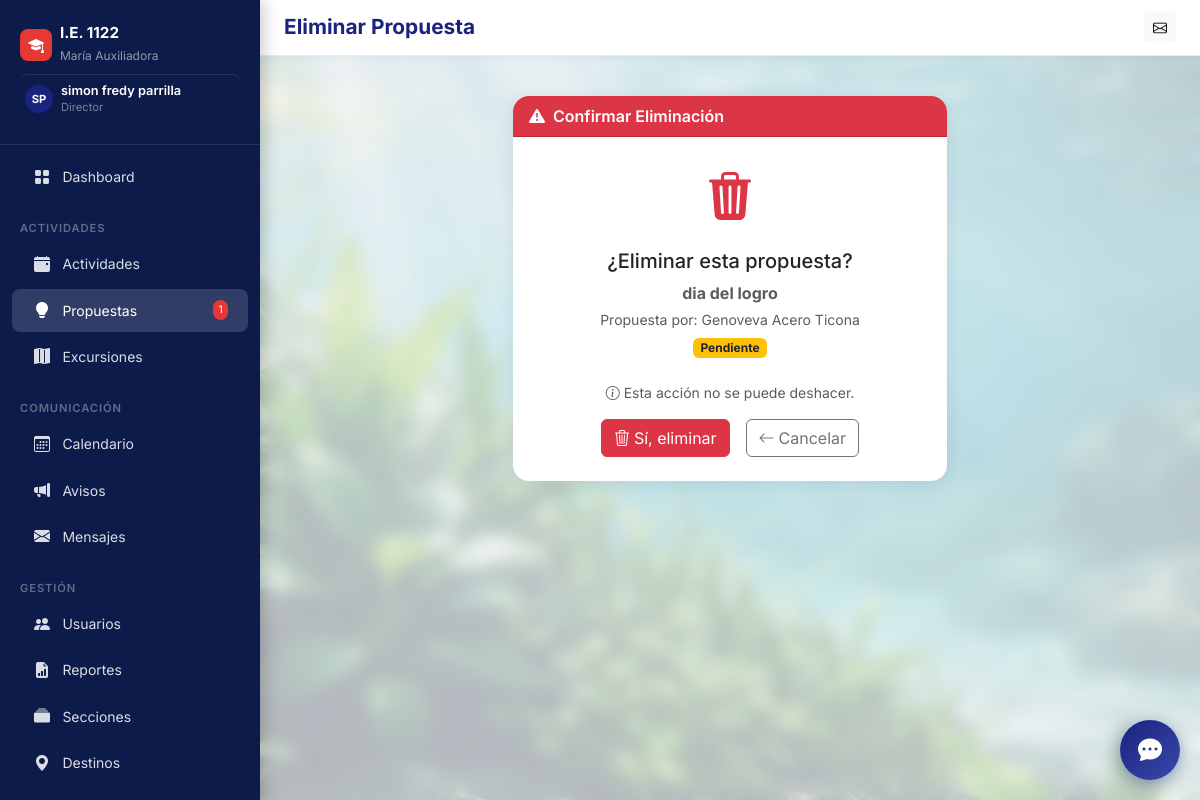
/propuestas/15/eliminar/ (signed in), run on the app's committed database.
### core/models.py (models this page shows, shortened)
class User(AbstractUser):
    ROLE_CHOICES = [
        ('director', 'Director'),
        ('docente', 'Docente'),
    ]
    role = models.CharField(max_length=20, choices=ROLE_CHOICES, default='docente', verbose_name='Rol')
    email = models.EmailField(unique=True, verbose_name='Correo electrónico')
    telefono = models.CharField(max_length=15, blank=True, verbose_name='Teléfono')
    fecha_nacimiento = models.DateField(null=True, blank=True, verbose_name='Fecha de nacimiento')
    foto_perfil = models.ImageField(upload_to='perfiles/', blank=True, null=True, verbose_name='Foto de perfil')
    seccion_asignada = models.CharField(max_length=50, blank=True, verbose_name='Sección / Grado asignado', help_text='Ej: 3B, 5A, ED.FISICA')
    class Meta:
        verbose_name = 'Usuario'
        verbose_name_plural = 'Usuarios'
    @property
    def is_director(self):
        return self.role == 'director'

class PropuestaActividad(models.Model):
    ESTADO_CHOICES = [
        ('pendiente', 'Pendiente'),
        ('aprobada', 'Aprobada'),
        ('rechazada', 'Rechazada'),
    ]
    titulo = models.CharField(max_length=300, verbose_name='Título de la propuesta')
    descripcion = models.TextField(verbose_name='Descripción')
    propuesta_por = models.ForeignKey(
        User,
        on_delete=models.CASCADE,
        related_name='propuestas',
        verbose_name='Propuesto por'
    )
    estado = models.CharField(
        max_length=20,
        choices=ESTADO_CHOICES,
        default='pendiente',
        verbose_name='Estado'
    )
    observacion_admin = models.TextField(
        blank=True,
        verbose_name='Observación del director',
        help_text='Comentario del director al aprobar o rechazar'
    )
    fecha_propuesta = models.DateTimeField(auto_now_add=True)
    fecha_revision = models.DateTimeField(null=True, blank=True)
    fecha_actividad_propuesta = models.DateField(null=True, blank=True, verbose_name='Fecha propuesta para la actividad')
    revisado_por = models.ForeignKey(
        User,
        on_delete=models.SET_NULL,
        null=True, blank=True,
        related_name='propuestas_revisadas',
        verbose_name='Revisado por'
    )
    class Meta:
        verbose_name = 'Propuesta de Actividad'
        verbose_name_plural = 'Propuestas de Actividades'
        ordering = ['-fecha_propuesta']

### core/views.py (the view)
# urls.py: path('propuestas/<int:pk>/eliminar/', views.propuesta_eliminar, name='propuesta_eliminar'),
@director_required
def propuesta_eliminar(request, pk):
    propuesta = get_object_or_404(PropuestaActividad, pk=pk)
    if request.method == 'POST':
        titulo = propuesta.titulo
        propuesta.delete()
        messages.success(request, f'Propuesta "{titulo}" eliminada correctamente.')
        return redirect('propuestas_lista')
    return render(request, 'propuestas/confirmar_eliminar.html', {'propuesta': propuesta})

### core/context_processors.py (called while the page is built)
def global_context(request):
    if request.user.is_authenticated:
        mensajes_no_leidos = Mensaje.objects.filter(
            para_usuario=request.user, leido=False
        ).count()
        pendientes_count = 0
        if request.user.is_director:
            pendientes_count = PropuestaActividad.objects.filter(estado='pendiente').count()
        return {
            'mensajes_no_leidos': mensajes_no_leidos,
            'pendientes_count': pendientes_count,
        }
    return {}

### core/views.py (called while the page is built)
def director_required(view_func):
    @functools.wraps(view_func)
    @login_required
    def wrapper(request, *args, **kwargs):
        if not request.user.is_director:
            messages.error(request, 'Acceso restringido: solo el director puede realizar esta acción.')
            return redirect('dashboard')
        return view_func(request, *args, **kwargs)
    return wrapper

### templates/propuestas/confirmar_eliminar.html (shortened to what this page needs)
{% extends 'base.html' %}
{% block page_title %}Eliminar Propuesta{% endblock %}
{% block content %}
<div class="row justify-content-center">
  <div class="col-md-6">
    <div class="card border-danger">
      <div class="card-header bg-danger text-white">
        <i class="bi bi-exclamation-triangle-fill me-2"></i>Confirmar Eliminación
      </div>
      <div class="card-body text-center py-4">
        <div class="mb-3">
          <i class="bi bi-trash3-fill text-danger" style="font-size:3rem;"></i>
        </div>
        <h5 class="mb-2">¿Eliminar esta propuesta?</h5>
        <p class="text-muted mb-1">
          <strong>{{ propuesta.titulo }}</strong>
        </p>
        <p class="text-muted small mb-1">
          Propuesta por: {{ propuesta.propuesta_por.get_full_name|default:propuesta.propuesta_por.username }}
        </p>
        <span class="badge
          {% if propuesta.estado == 'aprobada' %}bg-success
          {% elif propuesta.estado == 'rechazada' %}bg-danger
          {% elif propuesta.estado == 'pendiente' %}bg-warning text-dark
          {% else %}bg-secondary{% endif %} mb-3">
          {{ propuesta.get_estado_display }}
        </span>
        <p class="text-muted small mt-2">
          <i class="bi bi-info-circle me-1"></i>Esta acción no se puede deshacer.
        </p>
        <div class="d-flex justify-content-center gap-3 mt-3">
          <form method="post">
            <button type="submit" class="btn btn-danger">
              <i class="bi bi-trash3 me-1"></i>Sí, eliminar
            </button>
          </form>
          <a href="{% url 'propuestas_lista' %}" class="btn btn-outline-secondary">
            <i class="bi bi-arrow-left me-1"></i>Cancelar
          </a>
        </div>
      </div>
    </div>
  </div>
</div>
{% endblock %}

### templates/base.html (shortened to what this page needs)
<!DOCTYPE html>
<html lang="es">
<head>
  <link href="https://cdn.jsdelivr.net/npm/bootstrap@5.3.3/dist/css/bootstrap.min.css" rel="stylesheet">
  <link href="https://cdn.jsdelivr.net/npm/bootstrap-icons@1.11.3/font/bootstrap-icons.css" rel="stylesheet">
</head>
<body>
  <nav id="sidebar">
    <div class="sidebar-brand">
      <div class="d-flex align-items-center gap-2 mb-1">
        <div
          style="background:#e53935;width:32px;height:32px;border-radius:8px;display:flex;align-items:center;justify-content:center;">
          <i class="bi bi-mortarboard-fill text-white"></i>
        </div>
        <div>
          <h6>I.E. 1122</h6>
          <small>María Auxiliadora</small>
        </div>
      </div>
      {% if user.is_authenticated %}
      <a href="{% url 'perfil' %}" class="text-decoration-none d-flex align-items-center gap-2 mt-2 pt-2 profile-link"
        style="border-top:1px solid rgba(255,255,255,0.1)">
        {% if user.foto_perfil %}
        <img src="{{ user.foto_perfil.url }}" class="rounded-circle" width="28" height="28" style="object-fit:cover;">
        {% else %}
        <div class="avatar-placeholder" style="width:28px;height:28px;font-size:.7rem;">
          {{ user.first_name|first|upper }}{{ user.last_name|first|upper }}
        </div>
        {% endif %}
        <div>
          <div style="color:#fff;font-size:.8rem;font-weight:600;line-height:1.2;">
            {{ user.get_full_name|default:user.username }}
          </div>
          <div style="color:rgba(255,255,255,.45);font-size:.7rem;">
            {{ user.get_role_display }}
          </div>
        </div>
      </a>
      {% endif %}
    </div>
    <ul class="nav flex-column py-2">
      <li><a class="nav-link {% if request.resolver_match.url_name == 'dashboard' %}active{% endif %}"
          href="{% url 'dashboard' %}">
          <i class="bi bi-grid-fill"></i> Dashboard
        </a></li>
      <div class="nav-section">Actividades</div>
      <li><a class="nav-link {% if 'actividades' in request.path %}active{% endif %}"
          href="{% url 'actividades_lista' %}">
          <i class="bi bi-calendar-event-fill"></i> Actividades
        </a></li>
      <li><a class="nav-link {% if 'propuestas' in request.path %}active{% endif %}"
          href="{% url 'propuestas_lista' %}">
          <i class="bi bi-lightbulb-fill"></i> Propuestas
          {% if user.is_director %}
          {% with cnt=pendientes_count %}{% if cnt %}<span class="badge-count">{{ cnt }}</span>{% endif %}{% endwith %}
          {% endif %}
        </a></li>
      <li><a class="nav-link {% if 'excursiones' in request.path %}active{% endif %}"
          href="{% url 'excursiones_lista' %}">
          <i class="bi bi-map-fill"></i> Excursiones
        </a></li>
      <div class="nav-section">Comunicación</div>
      <li><a class="nav-link {% if 'calendario' in request.path %}active{% endif %}"
          href="{% url 'calendario_actividades' %}">
          <i class="bi bi-calendar3"></i> Calendario
        </a></li>
      <li><a class="nav-link {% if 'avisos' in request.path %}active{% endif %}" href="{% url 'avisos_lista' %}">
          <i class="bi bi-megaphone-fill"></i> Avisos
        </a></li>
      <li><a class="nav-link {% if 'mensajes' in request.path %}active{% endif %}" href="{% url 'mensajes_bandeja' %}">
          <i class="bi bi-envelope-fill"></i> Mensajes
        </a></li>
      {% if user.is_director %}
      <div class="nav-section">Gestión</div>
      <li><a class="nav-link {% if 'usuarios' in request.path %}active{% endif %}" href="{% url 'usuarios_lista' %}">
          <i class="bi bi-people-fill"></i> Usuarios
        </a></li>
      <li><a class="nav-link {% if 'reportes' in request.path %}active{% endif %}" href="{% url 'reportes_panel' %}">
          <i class="bi bi-file-earmark-bar-graph-fill"></i> Reportes
        </a></li>
      <li><a class="nav-link {% if 'secciones' in request.path %}active{% endif %}" href="{% url 'secciones_lista' %}">
          <i class="bi bi-collection-fill"></i> Secciones
        </a></li>
      <li><a class="nav-link {% if 'destinos' in request.path %}active{% endif %}" href="{% url 'destinos_lista' %}">
          <i class="bi bi-geo-alt-fill"></i> Destinos
        </a></li>
      <li><a class="nav-link" href="/admin/" target="_blank">
        </a></li>
      {% endif %}
    </ul>
  </nav>
  <div id="main-content">
    <div class="topbar d-flex align-items-center justify-content-between">
      <div class="d-flex align-items-center gap-3">
        <h1 class="page-title">{% block page_title %}{% endblock %}</h1>
      </div>
      <div class="d-flex align-items-center gap-2">
        <a href="{% url 'mensajes_bandeja' %}" class="btn btn-sm btn-light position-relative">
          <i class="bi bi-envelope"></i>
        </a>
      </div>
    </div>
    <div class="px-4 pt-3">
    </div>
    <main class="p-4">
      {% block content %}{% endblock %}
    </main>
  </div>
  <div id="chatbot-widget">
    <button id="chat-toggle" onclick="toggleChat()">
      <i class="bi bi-chat-dots-fill"></i>
    </button>
  </div>
</body>
</html>

### templates/base.html (style rules this page uses)
:root { --primary: #1a237e; --primary-light: #283593; --accent: #e53935; --sidebar-bg: #0d1b4b; --sidebar-text: rgba(255, 255, 255, 0.85); --sidebar-active: rgba(255, 255, 255, 0.15); --body-bg: #f0f2f8; --card-shadow: 0 2px 16px rgba(26, 35, 126, 0.10); }
body { font-family: 'Inter', sans-serif; background: url('/static/img/fondo_agua_plantas.png') no-repeat center center fixed; background-size: cover; min-height: 100vh; animation: dynamicBG 40s linear infinite alternate; }
#sidebar { backdrop-filter: blur(5px); box-shadow: 4px 0 15px rgba(0, 0, 0, 0.2); }
#sidebar { width: 260px; min-height: 100vh; background: var(--sidebar-bg); position: fixed; top: 0; left: 0; z-index: 1000; transition: all .3s ease; overflow-y: auto; }
#sidebar .sidebar-brand { padding: 1.5rem 1.25rem; border-bottom: 1px solid rgba(255, 255, 255, 0.1); }
#sidebar .sidebar-brand h6 { color: #fff; font-weight: 700; margin: 0; font-size: .95rem; }
#sidebar .sidebar-brand small { color: rgba(255, 255, 255, 0.55); font-size: .75rem; }
#sidebar .nav-link { color: var(--sidebar-text); padding: .6rem 1.25rem; border-radius: .5rem; margin: .1rem .75rem; display: flex; align-items: center; gap: .65rem; font-size: .875rem; transition: all .2s; }
#sidebar .nav-link:hover, #sidebar .nav-link.active { background: var(--sidebar-active); color: #fff; }
#sidebar .nav-link i { width: 20px; text-align: center; font-size: 1rem; }
#sidebar .nav-section { color: rgba(255, 255, 255, 0.35); font-size: .7rem; font-weight: 600; text-transform: uppercase; letter-spacing: .08em; padding: .75rem 1.25rem .25rem; margin-top: .5rem; }
#sidebar .badge-count { background: var(--accent); color: #fff; font-size: .65rem; padding: .2em .5em; border-radius: 10px; margin-left: auto; }
#main-content { margin-left: 260px; min-height: 100vh; transition: margin .3s; background: rgba(240, 242, 248, 0.75); backdrop-filter: blur(8px); position: relative; }
.topbar { background: #fff; border-bottom: 1px solid #e8eaf6; padding: .75rem 1.5rem; position: sticky; top: 0; z-index: 900; box-shadow: 0 1px 8px rgba(26, 35, 126, 0.07); }
.page-title { font-size: 1.3rem; font-weight: 700; color: var(--primary); margin: 0; }
.card { border: none; border-radius: 1rem; box-shadow: var(--card-shadow); }
.card-header { border-radius: 1rem 1rem 0 0 !important; font-weight: 600; }
.avatar-placeholder { width: 36px; height: 36px; border-radius: 50%; background: var(--primary); color: #fff; display: inline-flex; align-items: center; justify-content: center; font-weight: 700; font-size: .85rem; }
.profile-link { transition: background 0.2s ease; border-radius: 8px; padding: 5px; }
#chatbot-widget { position: fixed; bottom: 20px; right: 20px; z-index: 9999; font-family: inherit; }
#chat-toggle { width: 60px; height: 60px; border-radius: 50%; background: linear-gradient(135deg, #1a237e 0%, #3949ab 100%); color: white; border: none; box-shadow: 0 4px 15px rgba(26, 35, 126, 0.4); cursor: pointer; display: flex; align-items: center; justify-content: center; transition: transform 0.3s cubic-bezier(0.175, 0.885, 0.32, 1.275); }
#chat-toggle .bi { font-size: 1.5rem; }

### data on the page
User: first_name|first "S", last_name|first "P", get_full_name "simon fredy parrilla", role "Director"
PropuestaActividad: titulo "dia del logro", propuesta_por.get_full_name "Genoveva Acero Ticona", estado "Pendiente"

### other printed values
{{ cnt }} "1"
